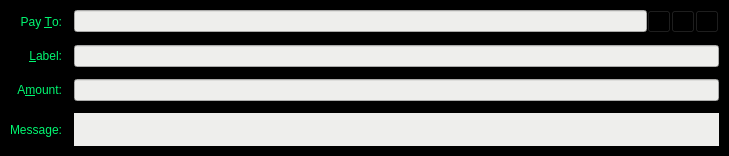
<?xml version="1.0" encoding="UTF-8"?>
<ui version="4.0">
 <class>SendCoinsEntry</class>
 <widget class="QStackedWidget" name="SendCoinsEntry">
  <property name="geometry">
   <rect>
    <x>0</x>
    <y>0</y>
    <width>729</width>
    <height>156</height>
   </rect>
  </property>
  <property name="focusPolicy">
   <enum>Qt::TabFocus</enum>
  </property>
  <property name="autoFillBackground">
   <bool>false</bool>
  </property>
  <property name="styleSheet">
   <string notr="true">background-color: rgb(0, 0, 0);
color: rgb(1, 248, 113);</string>
  </property>
  <widget class="QFrame" name="SendCoins">
   <property name="toolTip">
    <string>This is a normal payment.</string>
   </property>
   <property name="frameShape">
    <enum>QFrame::StyledPanel</enum>
   </property>
   <property name="frameShadow">
    <enum>QFrame::Sunken</enum>
   </property>
   <layout class="QGridLayout" name="gridLayout">
    <property name="spacing">
     <number>12</number>
    </property>
    <item row="0" column="0">
     <widget class="QLabel" name="payToLabel">
      <property name="text">
       <string>Pay &amp;To:</string>
      </property>
      <property name="alignment">
       <set>Qt::AlignRight|Qt::AlignTrailing|Qt::AlignVCenter</set>
      </property>
      <property name="buddy">
       <cstring>payTo</cstring>
      </property>
     </widget>
    </item>
    <item row="0" column="1">
     <layout class="QHBoxLayout" name="payToLayout">
      <property name="spacing">
       <number>0</number>
      </property>
      <item>
       <widget class="QValidatedLineEdit" name="payTo">
        <property name="toolTip">
         <string>The XVGDG address to send the payment to</string>
        </property>
        <property name="styleSheet">
         <string notr="true">background-color: rgb(238, 238, 236);color: rgb(0, 77, 0);</string>
        </property>
       </widget>
      </item>
      <item>
       <widget class="QToolButton" name="addressBookButton">
        <property name="toolTip">
         <string>Choose previously used address</string>
        </property>
        <property name="text">
         <string/>
        </property>
        <property name="icon">
         <iconset resource="../XVGDG.qrc">
          <normaloff>:/icons/address-book</normaloff>:/icons/address-book</iconset>
        </property>
        <property name="shortcut">
         <string>Alt+A</string>
        </property>
       </widget>
      </item>
      <item>
       <widget class="QToolButton" name="pasteButton">
        <property name="toolTip">
         <string>Paste address from clipboard</string>
        </property>
        <property name="text">
         <string/>
        </property>
        <property name="icon">
         <iconset resource="../XVGDG.qrc">
          <normaloff>:/icons/editpaste</normaloff>:/icons/editpaste</iconset>
        </property>
        <property name="shortcut">
         <string>Alt+P</string>
        </property>
       </widget>
      </item>
      <item>
       <widget class="QToolButton" name="deleteButton">
        <property name="toolTip">
         <string>Remove this entry</string>
        </property>
        <property name="text">
         <string/>
        </property>
        <property name="icon">
         <iconset resource="../XVGDG.qrc">
          <normaloff>:/icons/remove</normaloff>:/icons/remove</iconset>
        </property>
       </widget>
      </item>
     </layout>
    </item>
    <item row="1" column="0">
     <widget class="QLabel" name="labelLabel">
      <property name="text">
       <string>&amp;Label:</string>
      </property>
      <property name="alignment">
       <set>Qt::AlignRight|Qt::AlignTrailing|Qt::AlignVCenter</set>
      </property>
      <property name="buddy">
       <cstring>addAsLabel</cstring>
      </property>
     </widget>
    </item>
    <item row="1" column="1">
     <widget class="QLineEdit" name="addAsLabel">
      <property name="toolTip">
       <string>Enter a label for this address to add it to the list of used addresses</string>
      </property>
      <property name="styleSheet">
       <string notr="true">background-color: rgb(238, 238, 236);color: rgb(0, 77, 0);</string>
      </property>
     </widget>
    </item>
    <item row="2" column="0">
     <widget class="QLabel" name="amountLabel">
      <property name="text">
       <string>A&amp;mount:</string>
      </property>
      <property name="alignment">
       <set>Qt::AlignRight|Qt::AlignTrailing|Qt::AlignVCenter</set>
      </property>
      <property name="buddy">
       <cstring>payAmount</cstring>
      </property>
     </widget>
    </item>
    <item row="2" column="1">
     <widget class="BitcoinAmountField" name="payAmount">
      <property name="styleSheet">
       <string notr="true">background-color: rgb(238, 238, 236);color: rgb(0, 77, 0);</string>
      </property>
     </widget>
    </item>
    <item row="3" column="0">
     <widget class="QLabel" name="messageLabel">
      <property name="text">
       <string>Message:</string>
      </property>
      <property name="alignment">
       <set>Qt::AlignRight|Qt::AlignTrailing|Qt::AlignVCenter</set>
      </property>
     </widget>
    </item>
    <item row="3" column="1">
     <widget class="QLabel" name="messageTextLabel">
      <property name="toolTip">
       <string>A message that was attached to the XVGDG: URI which will be stored with the transaction for your reference. Note: This message will not be sent over the XVGDG network.</string>
      </property>
      <property name="styleSheet">
       <string notr="true">background-color: rgb(238, 238, 236);color: rgb(0, 77, 0);</string>
      </property>
      <property name="textFormat">
       <enum>Qt::PlainText</enum>
      </property>
     </widget>
    </item>
   </layout>
  </widget>
  <widget class="QFrame" name="SendCoins_InsecurePaymentRequest">
   <property name="palette">
    <palette>
     <active>
      <colorrole role="WindowText">
       <brush brushstyle="SolidPattern">
        <color alpha="255">
         <red>1</red>
         <green>248</green>
         <blue>113</blue>
        </color>
       </brush>
      </colorrole>
      <colorrole role="Button">
       <brush brushstyle="SolidPattern">
        <color alpha="255">
         <red>0</red>
         <green>0</green>
         <blue>0</blue>
        </color>
       </brush>
      </colorrole>
      <colorrole role="Light">
       <brush brushstyle="SolidPattern">
        <color alpha="255">
         <red>255</red>
         <green>255</green>
         <blue>255</blue>
        </color>
       </brush>
      </colorrole>
      <colorrole role="Midlight">
       <brush brushstyle="SolidPattern">
        <color alpha="255">
         <red>255</red>
         <green>255</green>
         <blue>191</blue>
        </color>
       </brush>
      </colorrole>
      <colorrole role="Dark">
       <brush brushstyle="SolidPattern">
        <color alpha="255">
         <red>127</red>
         <green>127</green>
         <blue>63</blue>
        </color>
       </brush>
      </colorrole>
      <colorrole role="Mid">
       <brush brushstyle="SolidPattern">
        <color alpha="255">
         <red>170</red>
         <green>170</green>
         <blue>84</blue>
        </color>
       </brush>
      </colorrole>
      <colorrole role="Text">
       <brush brushstyle="SolidPattern">
        <color alpha="255">
         <red>1</red>
         <green>248</green>
         <blue>113</blue>
        </color>
       </brush>
      </colorrole>
      <colorrole role="BrightText">
       <brush brushstyle="SolidPattern">
        <color alpha="255">
         <red>255</red>
         <green>255</green>
         <blue>255</blue>
        </color>
       </brush>
      </colorrole>
      <colorrole role="ButtonText">
       <brush brushstyle="SolidPattern">
        <color alpha="255">
         <red>1</red>
         <green>248</green>
         <blue>113</blue>
        </color>
       </brush>
      </colorrole>
      <colorrole role="Base">
       <brush brushstyle="SolidPattern">
        <color alpha="255">
         <red>0</red>
         <green>0</green>
         <blue>0</blue>
        </color>
       </brush>
      </colorrole>
      <colorrole role="Window">
       <brush brushstyle="SolidPattern">
        <color alpha="255">
         <red>0</red>
         <green>0</green>
         <blue>0</blue>
        </color>
       </brush>
      </colorrole>
      <colorrole role="Shadow">
       <brush brushstyle="SolidPattern">
        <color alpha="255">
         <red>0</red>
         <green>0</green>
         <blue>0</blue>
        </color>
       </brush>
      </colorrole>
      <colorrole role="AlternateBase">
       <brush brushstyle="SolidPattern">
        <color alpha="255">
         <red>255</red>
         <green>255</green>
         <blue>191</blue>
        </color>
       </brush>
      </colorrole>
      <colorrole role="ToolTipBase">
       <brush brushstyle="SolidPattern">
        <color alpha="255">
         <red>255</red>
         <green>255</green>
         <blue>220</blue>
        </color>
       </brush>
      </colorrole>
      <colorrole role="ToolTipText">
       <brush brushstyle="SolidPattern">
        <color alpha="255">
         <red>0</red>
         <green>0</green>
         <blue>0</blue>
        </color>
       </brush>
      </colorrole>
     </active>
     <inactive>
      <colorrole role="WindowText">
       <brush brushstyle="SolidPattern">
        <color alpha="255">
         <red>1</red>
         <green>248</green>
         <blue>113</blue>
        </color>
       </brush>
      </colorrole>
      <colorrole role="Button">
       <brush brushstyle="SolidPattern">
        <color alpha="255">
         <red>0</red>
         <green>0</green>
         <blue>0</blue>
        </color>
       </brush>
      </colorrole>
      <colorrole role="Light">
       <brush brushstyle="SolidPattern">
        <color alpha="255">
         <red>255</red>
         <green>255</green>
         <blue>255</blue>
        </color>
       </brush>
      </colorrole>
      <colorrole role="Midlight">
       <brush brushstyle="SolidPattern">
        <color alpha="255">
         <red>255</red>
         <green>255</green>
         <blue>191</blue>
        </color>
       </brush>
      </colorrole>
      <colorrole role="Dark">
       <brush brushstyle="SolidPattern">
        <color alpha="255">
         <red>127</red>
         <green>127</green>
         <blue>63</blue>
        </color>
       </brush>
      </colorrole>
      <colorrole role="Mid">
       <brush brushstyle="SolidPattern">
        <color alpha="255">
         <red>170</red>
         <green>170</green>
         <blue>84</blue>
        </color>
       </brush>
      </colorrole>
      <colorrole role="Text">
       <brush brushstyle="SolidPattern">
        <color alpha="255">
         <red>1</red>
         <green>248</green>
         <blue>113</blue>
        </color>
       </brush>
      </colorrole>
      <colorrole role="BrightText">
       <brush brushstyle="SolidPattern">
        <color alpha="255">
         <red>255</red>
         <green>255</green>
         <blue>255</blue>
        </color>
       </brush>
      </colorrole>
      <colorrole role="ButtonText">
       <brush brushstyle="SolidPattern">
        <color alpha="255">
         <red>1</red>
         <green>248</green>
         <blue>113</blue>
        </color>
       </brush>
      </colorrole>
      <colorrole role="Base">
       <brush brushstyle="SolidPattern">
        <color alpha="255">
         <red>0</red>
         <green>0</green>
         <blue>0</blue>
        </color>
       </brush>
      </colorrole>
      <colorrole role="Window">
       <brush brushstyle="SolidPattern">
        <color alpha="255">
         <red>0</red>
         <green>0</green>
         <blue>0</blue>
        </color>
       </brush>
      </colorrole>
      <colorrole role="Shadow">
       <brush brushstyle="SolidPattern">
        <color alpha="255">
         <red>0</red>
         <green>0</green>
         <blue>0</blue>
        </color>
       </brush>
      </colorrole>
      <colorrole role="AlternateBase">
       <brush brushstyle="SolidPattern">
        <color alpha="255">
         <red>255</red>
         <green>255</green>
         <blue>191</blue>
        </color>
       </brush>
      </colorrole>
      <colorrole role="ToolTipBase">
       <brush brushstyle="SolidPattern">
        <color alpha="255">
         <red>255</red>
         <green>255</green>
         <blue>220</blue>
        </color>
       </brush>
      </colorrole>
      <colorrole role="ToolTipText">
       <brush brushstyle="SolidPattern">
        <color alpha="255">
         <red>0</red>
         <green>0</green>
         <blue>0</blue>
        </color>
       </brush>
      </colorrole>
     </inactive>
     <disabled>
      <colorrole role="WindowText">
       <brush brushstyle="SolidPattern">
        <color alpha="255">
         <red>1</red>
         <green>248</green>
         <blue>113</blue>
        </color>
       </brush>
      </colorrole>
      <colorrole role="Button">
       <brush brushstyle="SolidPattern">
        <color alpha="255">
         <red>0</red>
         <green>0</green>
         <blue>0</blue>
        </color>
       </brush>
      </colorrole>
      <colorrole role="Light">
       <brush brushstyle="SolidPattern">
        <color alpha="255">
         <red>255</red>
         <green>255</green>
         <blue>255</blue>
        </color>
       </brush>
      </colorrole>
      <colorrole role="Midlight">
       <brush brushstyle="SolidPattern">
        <color alpha="255">
         <red>255</red>
         <green>255</green>
         <blue>191</blue>
        </color>
       </brush>
      </colorrole>
      <colorrole role="Dark">
       <brush brushstyle="SolidPattern">
        <color alpha="255">
         <red>127</red>
         <green>127</green>
         <blue>63</blue>
        </color>
       </brush>
      </colorrole>
      <colorrole role="Mid">
       <brush brushstyle="SolidPattern">
        <color alpha="255">
         <red>170</red>
         <green>170</green>
         <blue>84</blue>
        </color>
       </brush>
      </colorrole>
      <colorrole role="Text">
       <brush brushstyle="SolidPattern">
        <color alpha="255">
         <red>1</red>
         <green>248</green>
         <blue>113</blue>
        </color>
       </brush>
      </colorrole>
      <colorrole role="BrightText">
       <brush brushstyle="SolidPattern">
        <color alpha="255">
         <red>255</red>
         <green>255</green>
         <blue>255</blue>
        </color>
       </brush>
      </colorrole>
      <colorrole role="ButtonText">
       <brush brushstyle="SolidPattern">
        <color alpha="255">
         <red>1</red>
         <green>248</green>
         <blue>113</blue>
        </color>
       </brush>
      </colorrole>
      <colorrole role="Base">
       <brush brushstyle="SolidPattern">
        <color alpha="255">
         <red>0</red>
         <green>0</green>
         <blue>0</blue>
        </color>
       </brush>
      </colorrole>
      <colorrole role="Window">
       <brush brushstyle="SolidPattern">
        <color alpha="255">
         <red>0</red>
         <green>0</green>
         <blue>0</blue>
        </color>
       </brush>
      </colorrole>
      <colorrole role="Shadow">
       <brush brushstyle="SolidPattern">
        <color alpha="255">
         <red>0</red>
         <green>0</green>
         <blue>0</blue>
        </color>
       </brush>
      </colorrole>
      <colorrole role="AlternateBase">
       <brush brushstyle="SolidPattern">
        <color alpha="255">
         <red>255</red>
         <green>255</green>
         <blue>127</blue>
        </color>
       </brush>
      </colorrole>
      <colorrole role="ToolTipBase">
       <brush brushstyle="SolidPattern">
        <color alpha="255">
         <red>255</red>
         <green>255</green>
         <blue>220</blue>
        </color>
       </brush>
      </colorrole>
      <colorrole role="ToolTipText">
       <brush brushstyle="SolidPattern">
        <color alpha="255">
         <red>0</red>
         <green>0</green>
         <blue>0</blue>
        </color>
       </brush>
      </colorrole>
     </disabled>
    </palette>
   </property>
   <property name="toolTip">
    <string>This is an unverified payment request.</string>
   </property>
   <property name="autoFillBackground">
    <bool>false</bool>
   </property>
   <property name="frameShape">
    <enum>QFrame::StyledPanel</enum>
   </property>
   <property name="frameShadow">
    <enum>QFrame::Sunken</enum>
   </property>
   <layout class="QGridLayout" name="gridLayout_is">
    <property name="spacing">
     <number>12</number>
    </property>
    <item row="0" column="0">
     <widget class="QLabel" name="payToLabel_is">
      <property name="text">
       <string>Pay To:</string>
      </property>
      <property name="alignment">
       <set>Qt::AlignRight|Qt::AlignTrailing|Qt::AlignVCenter</set>
      </property>
     </widget>
    </item>
    <item row="0" column="1">
     <layout class="QHBoxLayout" name="payToLayout_is">
      <property name="spacing">
       <number>0</number>
      </property>
      <item>
       <widget class="QLabel" name="payTo_is"/>
      </item>
      <item>
       <widget class="QToolButton" name="deleteButton_is">
        <property name="toolTip">
         <string>Remove this entry</string>
        </property>
        <property name="text">
         <string/>
        </property>
        <property name="icon">
         <iconset resource="../XVGDG.qrc">
          <normaloff>:/icons/remove</normaloff>:/icons/remove</iconset>
        </property>
       </widget>
      </item>
     </layout>
    </item>
    <item row="1" column="0">
     <widget class="QLabel" name="memoLabel_is">
      <property name="text">
       <string>Memo:</string>
      </property>
      <property name="alignment">
       <set>Qt::AlignRight|Qt::AlignTrailing|Qt::AlignVCenter</set>
      </property>
     </widget>
    </item>
    <item row="1" column="1">
     <widget class="QLabel" name="memoTextLabel_is">
      <property name="textFormat">
       <enum>Qt::PlainText</enum>
      </property>
     </widget>
    </item>
    <item row="2" column="0">
     <widget class="QLabel" name="amountLabel_is">
      <property name="text">
       <string>A&amp;mount:</string>
      </property>
      <property name="alignment">
       <set>Qt::AlignRight|Qt::AlignTrailing|Qt::AlignVCenter</set>
      </property>
      <property name="buddy">
       <cstring>payAmount_is</cstring>
      </property>
     </widget>
    </item>
    <item row="2" column="1">
     <widget class="BitcoinAmountField" name="payAmount_is">
      <property name="acceptDrops">
       <bool>false</bool>
      </property>
     </widget>
    </item>
   </layout>
  </widget>
  <widget class="QFrame" name="SendCoins_SecurePaymentRequest">
   <property name="palette">
    <palette>
     <active>
      <colorrole role="WindowText">
       <brush brushstyle="SolidPattern">
        <color alpha="255">
         <red>1</red>
         <green>248</green>
         <blue>113</blue>
        </color>
       </brush>
      </colorrole>
      <colorrole role="Button">
       <brush brushstyle="SolidPattern">
        <color alpha="255">
         <red>0</red>
         <green>0</green>
         <blue>0</blue>
        </color>
       </brush>
      </colorrole>
      <colorrole role="Light">
       <brush brushstyle="SolidPattern">
        <color alpha="255">
         <red>230</red>
         <green>255</green>
         <blue>224</blue>
        </color>
       </brush>
      </colorrole>
      <colorrole role="Midlight">
       <brush brushstyle="SolidPattern">
        <color alpha="255">
         <red>185</red>
         <green>243</green>
         <blue>171</blue>
        </color>
       </brush>
      </colorrole>
      <colorrole role="Dark">
       <brush brushstyle="SolidPattern">
        <color alpha="255">
         <red>70</red>
         <green>116</green>
         <blue>59</blue>
        </color>
       </brush>
      </colorrole>
      <colorrole role="Mid">
       <brush brushstyle="SolidPattern">
        <color alpha="255">
         <red>93</red>
         <green>155</green>
         <blue>79</blue>
        </color>
       </brush>
      </colorrole>
      <colorrole role="Text">
       <brush brushstyle="SolidPattern">
        <color alpha="255">
         <red>1</red>
         <green>248</green>
         <blue>113</blue>
        </color>
       </brush>
      </colorrole>
      <colorrole role="BrightText">
       <brush brushstyle="SolidPattern">
        <color alpha="255">
         <red>155</red>
         <green>255</green>
         <blue>147</blue>
        </color>
       </brush>
      </colorrole>
      <colorrole role="ButtonText">
       <brush brushstyle="SolidPattern">
        <color alpha="255">
         <red>1</red>
         <green>248</green>
         <blue>113</blue>
        </color>
       </brush>
      </colorrole>
      <colorrole role="Base">
       <brush brushstyle="SolidPattern">
        <color alpha="255">
         <red>0</red>
         <green>0</green>
         <blue>0</blue>
        </color>
       </brush>
      </colorrole>
      <colorrole role="Window">
       <brush brushstyle="SolidPattern">
        <color alpha="255">
         <red>0</red>
         <green>0</green>
         <blue>0</blue>
        </color>
       </brush>
      </colorrole>
      <colorrole role="Shadow">
       <brush brushstyle="SolidPattern">
        <color alpha="255">
         <red>0</red>
         <green>0</green>
         <blue>0</blue>
        </color>
       </brush>
      </colorrole>
      <colorrole role="AlternateBase">
       <brush brushstyle="SolidPattern">
        <color alpha="255">
         <red>197</red>
         <green>243</green>
         <blue>187</blue>
        </color>
       </brush>
      </colorrole>
      <colorrole role="NoRole">
       <brush brushstyle="SolidPattern">
        <color alpha="255">
         <red>125</red>
         <green>194</green>
         <blue>122</blue>
        </color>
       </brush>
      </colorrole>
      <colorrole role="ToolTipBase">
       <brush brushstyle="SolidPattern">
        <color alpha="255">
         <red>255</red>
         <green>255</green>
         <blue>220</blue>
        </color>
       </brush>
      </colorrole>
      <colorrole role="ToolTipText">
       <brush brushstyle="SolidPattern">
        <color alpha="255">
         <red>0</red>
         <green>0</green>
         <blue>0</blue>
        </color>
       </brush>
      </colorrole>
     </active>
     <inactive>
      <colorrole role="WindowText">
       <brush brushstyle="SolidPattern">
        <color alpha="255">
         <red>1</red>
         <green>248</green>
         <blue>113</blue>
        </color>
       </brush>
      </colorrole>
      <colorrole role="Button">
       <brush brushstyle="SolidPattern">
        <color alpha="255">
         <red>0</red>
         <green>0</green>
         <blue>0</blue>
        </color>
       </brush>
      </colorrole>
      <colorrole role="Light">
       <brush brushstyle="SolidPattern">
        <color alpha="255">
         <red>230</red>
         <green>255</green>
         <blue>224</blue>
        </color>
       </brush>
      </colorrole>
      <colorrole role="Midlight">
       <brush brushstyle="SolidPattern">
        <color alpha="255">
         <red>185</red>
         <green>243</green>
         <blue>171</blue>
        </color>
       </brush>
      </colorrole>
      <colorrole role="Dark">
       <brush brushstyle="SolidPattern">
        <color alpha="255">
         <red>70</red>
         <green>116</green>
         <blue>59</blue>
        </color>
       </brush>
      </colorrole>
      <colorrole role="Mid">
       <brush brushstyle="SolidPattern">
        <color alpha="255">
         <red>93</red>
         <green>155</green>
         <blue>79</blue>
        </color>
       </brush>
      </colorrole>
      <colorrole role="Text">
       <brush brushstyle="SolidPattern">
        <color alpha="255">
         <red>1</red>
         <green>248</green>
         <blue>113</blue>
        </color>
       </brush>
      </colorrole>
      <colorrole role="BrightText">
       <brush brushstyle="SolidPattern">
        <color alpha="255">
         <red>155</red>
         <green>255</green>
         <blue>147</blue>
        </color>
       </brush>
      </colorrole>
      <colorrole role="ButtonText">
       <brush brushstyle="SolidPattern">
        <color alpha="255">
         <red>1</red>
         <green>248</green>
         <blue>113</blue>
        </color>
       </brush>
      </colorrole>
      <colorrole role="Base">
       <brush brushstyle="SolidPattern">
        <color alpha="255">
         <red>0</red>
         <green>0</green>
         <blue>0</blue>
        </color>
       </brush>
      </colorrole>
      <colorrole role="Window">
       <brush brushstyle="SolidPattern">
        <color alpha="255">
         <red>0</red>
         <green>0</green>
         <blue>0</blue>
        </color>
       </brush>
      </colorrole>
      <colorrole role="Shadow">
       <brush brushstyle="SolidPattern">
        <color alpha="255">
         <red>0</red>
         <green>0</green>
         <blue>0</blue>
        </color>
       </brush>
      </colorrole>
      <colorrole role="AlternateBase">
       <brush brushstyle="SolidPattern">
        <color alpha="255">
         <red>197</red>
         <green>243</green>
         <blue>187</blue>
        </color>
       </brush>
      </colorrole>
      <colorrole role="NoRole">
       <brush brushstyle="SolidPattern">
        <color alpha="255">
         <red>125</red>
         <green>194</green>
         <blue>122</blue>
        </color>
       </brush>
      </colorrole>
      <colorrole role="ToolTipBase">
       <brush brushstyle="SolidPattern">
        <color alpha="255">
         <red>255</red>
         <green>255</green>
         <blue>220</blue>
        </color>
       </brush>
      </colorrole>
      <colorrole role="ToolTipText">
       <brush brushstyle="SolidPattern">
        <color alpha="255">
         <red>0</red>
         <green>0</green>
         <blue>0</blue>
        </color>
       </brush>
      </colorrole>
     </inactive>
     <disabled>
      <colorrole role="WindowText">
       <brush brushstyle="SolidPattern">
        <color alpha="255">
         <red>1</red>
         <green>248</green>
         <blue>113</blue>
        </color>
       </brush>
      </colorrole>
      <colorrole role="Button">
       <brush brushstyle="SolidPattern">
        <color alpha="255">
         <red>0</red>
         <green>0</green>
         <blue>0</blue>
        </color>
       </brush>
      </colorrole>
      <colorrole role="Light">
       <brush brushstyle="SolidPattern">
        <color alpha="255">
         <red>230</red>
         <green>255</green>
         <blue>224</blue>
        </color>
       </brush>
      </colorrole>
      <colorrole role="Midlight">
       <brush brushstyle="SolidPattern">
        <color alpha="255">
         <red>185</red>
         <green>243</green>
         <blue>171</blue>
        </color>
       </brush>
      </colorrole>
      <colorrole role="Dark">
       <brush brushstyle="SolidPattern">
        <color alpha="255">
         <red>70</red>
         <green>116</green>
         <blue>59</blue>
        </color>
       </brush>
      </colorrole>
      <colorrole role="Mid">
       <brush brushstyle="SolidPattern">
        <color alpha="255">
         <red>93</red>
         <green>155</green>
         <blue>79</blue>
        </color>
       </brush>
      </colorrole>
      <colorrole role="Text">
       <brush brushstyle="SolidPattern">
        <color alpha="255">
         <red>1</red>
         <green>248</green>
         <blue>113</blue>
        </color>
       </brush>
      </colorrole>
      <colorrole role="BrightText">
       <brush brushstyle="SolidPattern">
        <color alpha="255">
         <red>155</red>
         <green>255</green>
         <blue>147</blue>
        </color>
       </brush>
      </colorrole>
      <colorrole role="ButtonText">
       <brush brushstyle="SolidPattern">
        <color alpha="255">
         <red>1</red>
         <green>248</green>
         <blue>113</blue>
        </color>
       </brush>
      </colorrole>
      <colorrole role="Base">
       <brush brushstyle="SolidPattern">
        <color alpha="255">
         <red>0</red>
         <green>0</green>
         <blue>0</blue>
        </color>
       </brush>
      </colorrole>
      <colorrole role="Window">
       <brush brushstyle="SolidPattern">
        <color alpha="255">
         <red>0</red>
         <green>0</green>
         <blue>0</blue>
        </color>
       </brush>
      </colorrole>
      <colorrole role="Shadow">
       <brush brushstyle="SolidPattern">
        <color alpha="255">
         <red>0</red>
         <green>0</green>
         <blue>0</blue>
        </color>
       </brush>
      </colorrole>
      <colorrole role="AlternateBase">
       <brush brushstyle="SolidPattern">
        <color alpha="255">
         <red>140</red>
         <green>232</green>
         <blue>119</blue>
        </color>
       </brush>
      </colorrole>
      <colorrole role="NoRole">
       <brush brushstyle="SolidPattern">
        <color alpha="255">
         <red>125</red>
         <green>194</green>
         <blue>122</blue>
        </color>
       </brush>
      </colorrole>
      <colorrole role="ToolTipBase">
       <brush brushstyle="SolidPattern">
        <color alpha="255">
         <red>255</red>
         <green>255</green>
         <blue>220</blue>
        </color>
       </brush>
      </colorrole>
      <colorrole role="ToolTipText">
       <brush brushstyle="SolidPattern">
        <color alpha="255">
         <red>0</red>
         <green>0</green>
         <blue>0</blue>
        </color>
       </brush>
      </colorrole>
     </disabled>
    </palette>
   </property>
   <property name="toolTip">
    <string>This is a verified payment request.</string>
   </property>
   <property name="autoFillBackground">
    <bool>false</bool>
   </property>
   <property name="frameShape">
    <enum>QFrame::StyledPanel</enum>
   </property>
   <property name="frameShadow">
    <enum>QFrame::Sunken</enum>
   </property>
   <layout class="QGridLayout" name="gridLayout_s">
    <property name="spacing">
     <number>12</number>
    </property>
    <item row="0" column="0">
     <widget class="QLabel" name="payToLabel_s">
      <property name="text">
       <string>Pay To:</string>
      </property>
      <property name="alignment">
       <set>Qt::AlignRight|Qt::AlignTrailing|Qt::AlignVCenter</set>
      </property>
     </widget>
    </item>
    <item row="0" column="1">
     <layout class="QHBoxLayout" name="payToLayout_s">
      <property name="spacing">
       <number>0</number>
      </property>
      <item>
       <widget class="QLabel" name="payTo_s">
        <property name="textFormat">
         <enum>Qt::PlainText</enum>
        </property>
       </widget>
      </item>
      <item>
       <widget class="QToolButton" name="deleteButton_s">
        <property name="toolTip">
         <string>Remove this entry</string>
        </property>
        <property name="text">
         <string/>
        </property>
        <property name="icon">
         <iconset resource="../XVGDG.qrc">
          <normaloff>:/icons/remove</normaloff>:/icons/remove</iconset>
        </property>
       </widget>
      </item>
     </layout>
    </item>
    <item row="1" column="0">
     <widget class="QLabel" name="memoLabel_s">
      <property name="text">
       <string>Memo:</string>
      </property>
      <property name="alignment">
       <set>Qt::AlignRight|Qt::AlignTrailing|Qt::AlignVCenter</set>
      </property>
     </widget>
    </item>
    <item row="1" column="1">
     <widget class="QLabel" name="memoTextLabel_s">
      <property name="textFormat">
       <enum>Qt::PlainText</enum>
      </property>
     </widget>
    </item>
    <item row="2" column="0">
     <widget class="QLabel" name="amountLabel_s">
      <property name="text">
       <string>A&amp;mount:</string>
      </property>
      <property name="alignment">
       <set>Qt::AlignRight|Qt::AlignTrailing|Qt::AlignVCenter</set>
      </property>
      <property name="buddy">
       <cstring>payAmount_s</cstring>
      </property>
     </widget>
    </item>
    <item row="2" column="1">
     <widget class="BitcoinAmountField" name="payAmount_s">
      <property name="acceptDrops">
       <bool>false</bool>
      </property>
     </widget>
    </item>
   </layout>
  </widget>
 </widget>
 <customwidgets>
  <customwidget>
   <class>QValidatedLineEdit</class>
   <extends>QLineEdit</extends>
   <header>qvalidatedlineedit.h</header>
  </customwidget>
  <customwidget>
   <class>BitcoinAmountField</class>
   <extends>QLineEdit</extends>
   <header>bitcoinamountfield.h</header>
   <container>1</container>
  </customwidget>
 </customwidgets>
 <tabstops>
  <tabstop>payTo</tabstop>
  <tabstop>addressBookButton</tabstop>
  <tabstop>pasteButton</tabstop>
  <tabstop>deleteButton</tabstop>
  <tabstop>addAsLabel</tabstop>
  <tabstop>payAmount</tabstop>
  <tabstop>payAmount_is</tabstop>
  <tabstop>deleteButton_is</tabstop>
  <tabstop>payAmount_s</tabstop>
  <tabstop>deleteButton_s</tabstop>
 </tabstops>
 <resources>
  <include location="../XVGDG.qrc"/>
 </resources>
 <connections/>
</ui>
